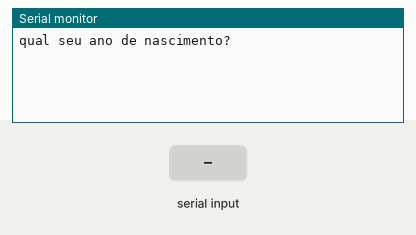
Bench run of a sketch on a simulated Arduino Uno, built with avr-gcc and run on an emulated ATmega328P. Parts: the last lines printed to the serial monitor. The inputs (shaded band) are chosen by the test bench.

Above: at 1.2 s.
1.3 s: "90,45,200\n" received over Serial
At 2.1 s:
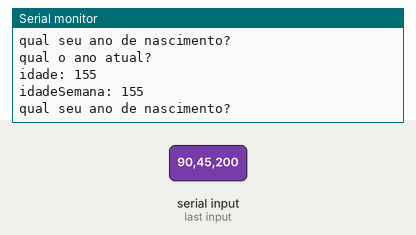
2.8 s: "30,150,10\n" received over Serial
At 3.3 s:
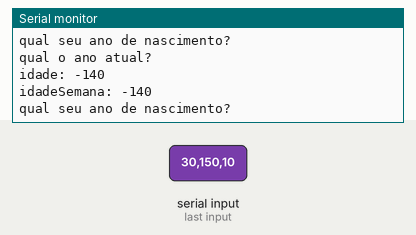

The sketch:

funky_wluff_blad1.ino
```cpp
// Faça um programa que receba o ano de nascimento de uma pessoa e
//o ano atual. Calcule e imprima:
//a. A idade dessa pessoa
//b. Essa idade convertida em semana

int anoDeNascimento = 0;
int anoAtual = 0;
int idade = 0;
int idadeSemana = 0;
void setup()
{
 Serial.begin(9600);
}

void loop()
{
 //Entrada
  Serial.println("qual seu ano de nascimento?");
  while( !Serial.parseInt() );
  anoDeNascimento = Serial.parseInt ();

  Serial.println("qual o ano atual?");
  while( !Serial.available () );
  anoAtual = Serial.parseInt ();

  //processamento
  idade = anoAtual - anoDeNascimento;
  idadeSemana = idade * 52;

  //Saida
  Serial.println("idade: " + String(idade) );
  Serial.println("idadeSemana: " + String(idade) );


}
```

Measured:
- after the input at 1.3 s, the serial monitor: prints a new line at once (image 1)
- after the input at 2.8 s, the serial monitor: prints a new line at once (image 2)
